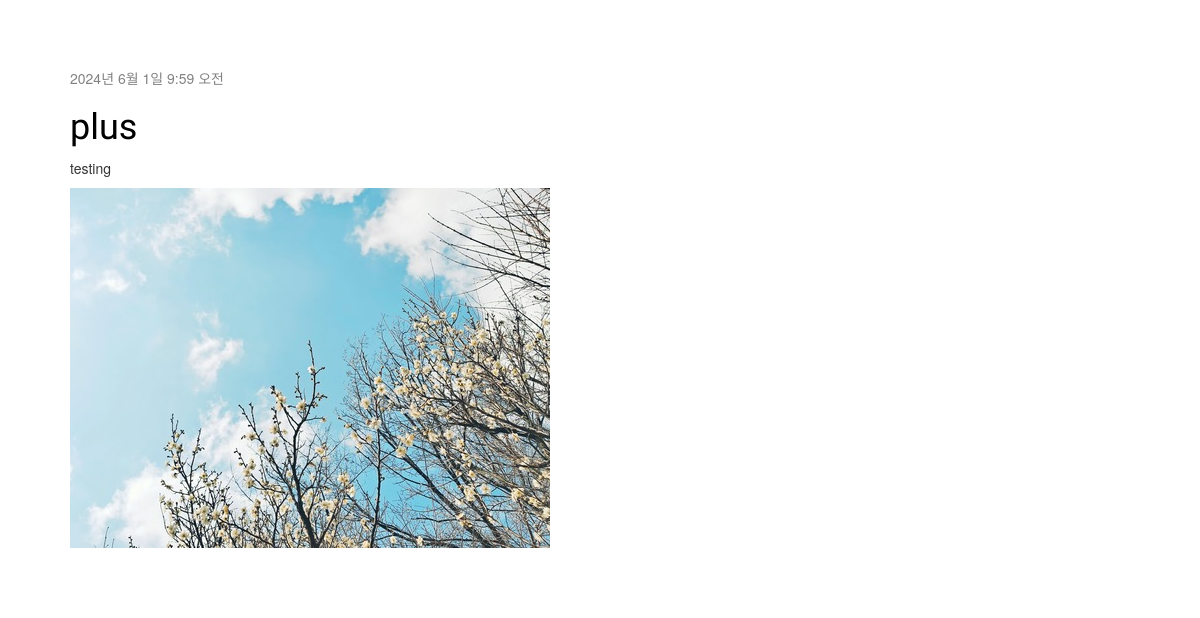
Before: / (lower part) with the older database file.
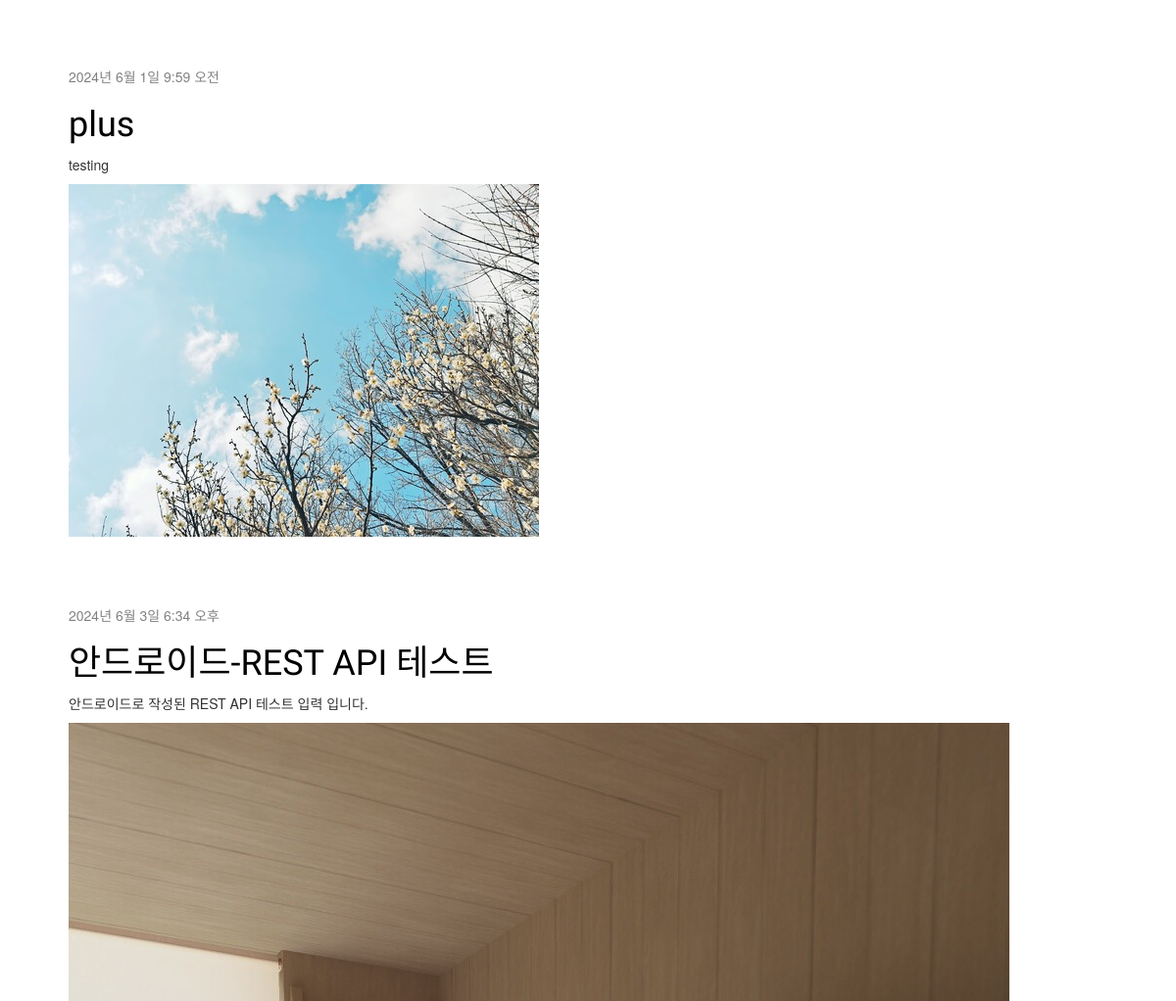
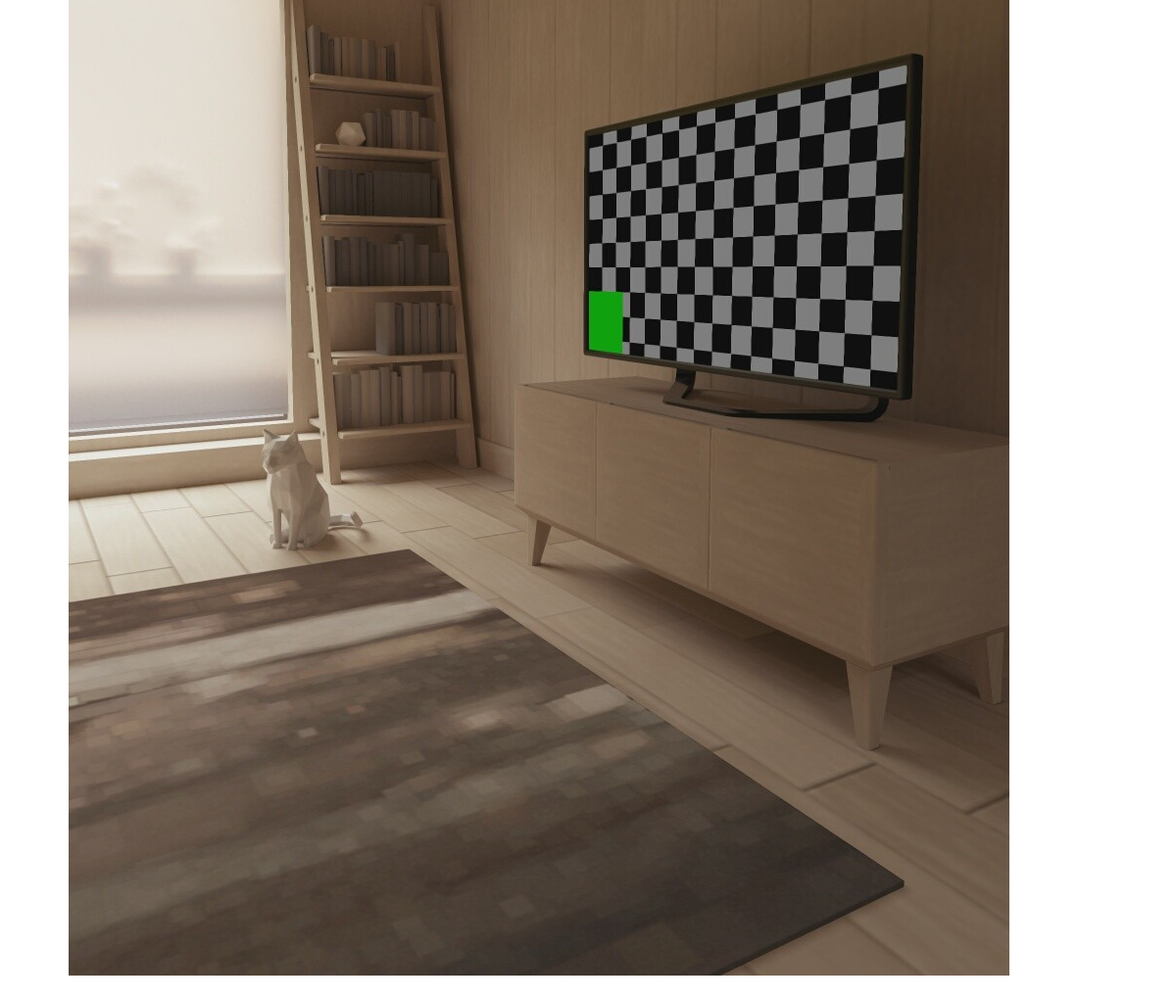
After: the same page with the newer database file (2 pictures, top to bottom).
### blog/models.py (models this page shows, shortened)
class Post(models.Model):
    models.ForeignKey(settings.AUTH_USER_MODEL, on_delete=models.CASCADE)
    title = models.CharField(max_length=200)
    text = models.TextField()
    created_date = models.DateTimeField(default = timezone.now)
    published_date = models.DateTimeField(blank=True, null=True)
    image = models.ImageField(upload_to='BlogImage/%Y/%m/%d/', default='BlogImage/default_error.png')

### blog/views.py (the view)
# urls.py: path('', views.post_list, name='post_list'),
def post_list(request):
    posts = Post.objects.filter(published_date__lte=timezone.now()).order_by('published_date')
    return render(request, 'blog/post_list.html', {'posts': posts})

### blog/templates/blog/post_list.html
{% extends 'blog/base.html' %}
{% block content %}
    {% for post in posts %}
        <div class="post">
            <div class="date">
                {{ post.published_date }}
            </div>
            <h1><a href="{% url 'post_detail' pk=post.pk %}">{{ post.title }}</a></h1>
            <p>{{ post.text|linebreaksbr }}</p>
            <img src="{{ post.image.url }}" class="rounded blog-image-list" alt="{{ post.title }}">
        </div>
    {% endfor %}
{% endblock %}

### blog/templates/blog/base.html (shortened to what this page needs)
{% load static %}
<!DOCTYPE html>
<html>
<head>
    <link rel="stylesheet" href="//maxcdn.bootstrapcdn.com/bootstrap/3.2.0/css/bootstrap.min.css">
    <link rel="stylesheet" href="//maxcdn.bootstrapcdn.com/bootstrap/3.2.0/css/bootstrap-theme.min.css">
    <link rel="stylesheet" href="{% static 'css/blog.css' %}">
</head>
<body>
    <div class="content container">
        <div class="row">
            <div class="col-md-8">
                {% block content %}
                {% endblock %}
            </div>
        </div>
    </div>
</body>
</html>

### blog/static/css/blog.css (style rules this page uses)
h1 a { color: #FCA205; font-family: 'Lobster'; }
body { padding-left: 15px; }
.blog-image-list { object-fit: cover; }
.content { margin-left: 40px; }
h1, h2, h3, h4 { font-family: "Lobster", cursive; }
.date { color: #828282; }
.post { margin-bottom: 70px; }
.post h1 a, .post h1 a:visited { color: #000000; }

Changed rows visible on the page:
added Post: published_date "2024년 6월 3일 6:34 오후", title "안드로이드-REST API 테스트", text "안드로이드로 작성된 REST API 테스트 입력 입니다.", image (picture)
